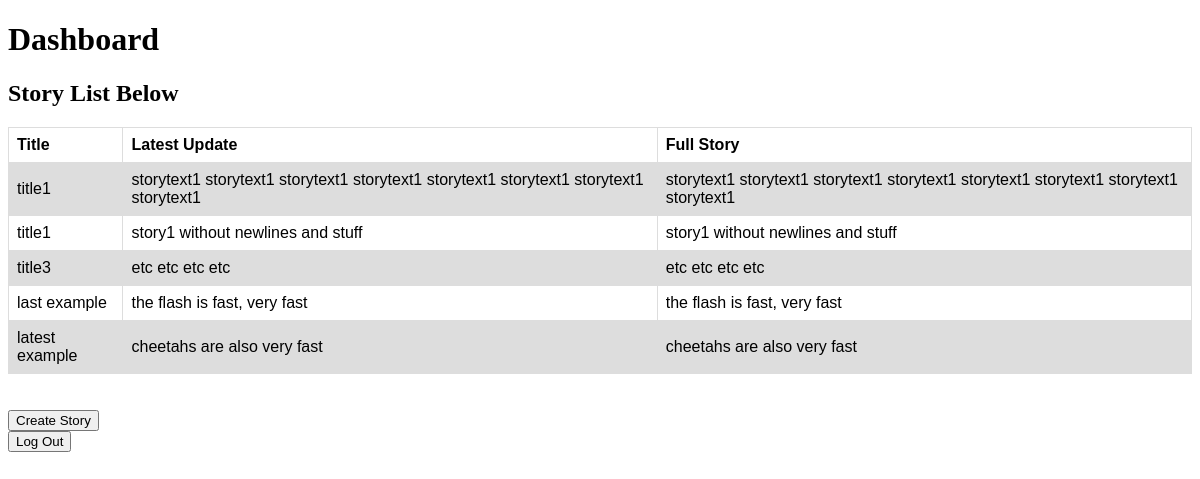
The page /dashboard (signed in) on the database as committed earlier.
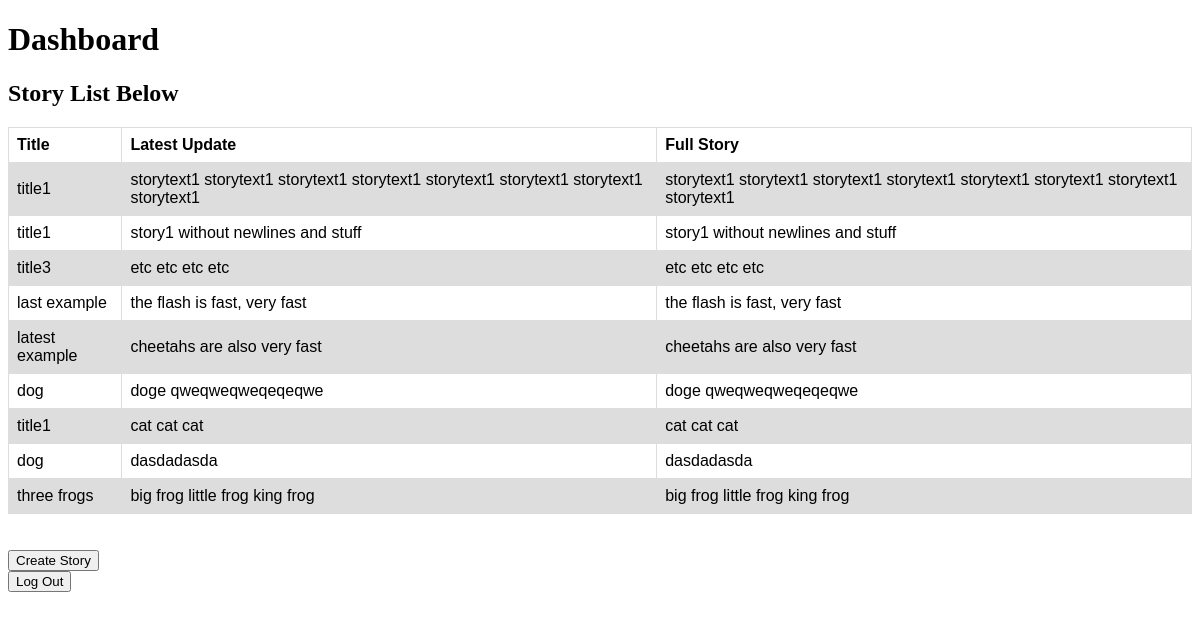
The same page on the database as committed later.
### tables this page shows
CREATE TABLE stories (name TEXT, latestUpdate TEXT, fullStory TEXT);

### __init__.py (the view)
@app.route("/dashboard")
def dashboard():
    if not session.get(logged_in_user):
        return render_template('main_page.html')
    c.execute("SELECT * FROM stories")
    stories_list = [line for line in c]
    return render_template("dashboard.html", stories_list=stories_list)

### templates/dashboard.html (shortened to what this page needs)
<!DOCTYPE html>
<html>
  <head>
    <h1> Dashboard </h1>
  </head>
  <body>
    <h2>Story List Below</h2>
    <table style="width:100%">
      <tr>
        <th>Title</th>
        <th>Latest Update</th>
        <th>Full Story</th>
      </tr>
      {% for story_info in stories_list %}
        <tr>
        {% for col in story_info %}
          <td>{{col}}</td>
        {% endfor %}
        </tr>
      {% endfor %}
    </table>
    <br>
    <br>
    <form action="/create_story">
      <input type="submit" value="Create Story">
    </form>
    <form action="/logout" method="POST">
      <input type="submit" value="Log Out">
    </form>
  </body>
</html>

### templates/dashboard.html (style rules this page uses)
table { font-family: arial, sans-serif; border-collapse: collapse; width: 100%; }
td, th { border: 1px solid #dddddd; text-align: left; padding: 8px; }
tr:nth-child(even) { background-color: #dddddd; }

Rows that differ between the two databases and show on the page:
added stories: name "dog", latestUpdate "doge qweqweqweqeqeqwe", fullStory "doge qweqweqweqeqeqwe"
added stories: name "title1", latestUpdate "cat cat cat", fullStory "cat cat cat"
added stories: name "dog", latestUpdate "dasdadasda", fullStory "dasdadasda"
added stories: name "three frogs", latestUpdate "big frog little frog king frog", fullStory "big frog little frog king frog"
